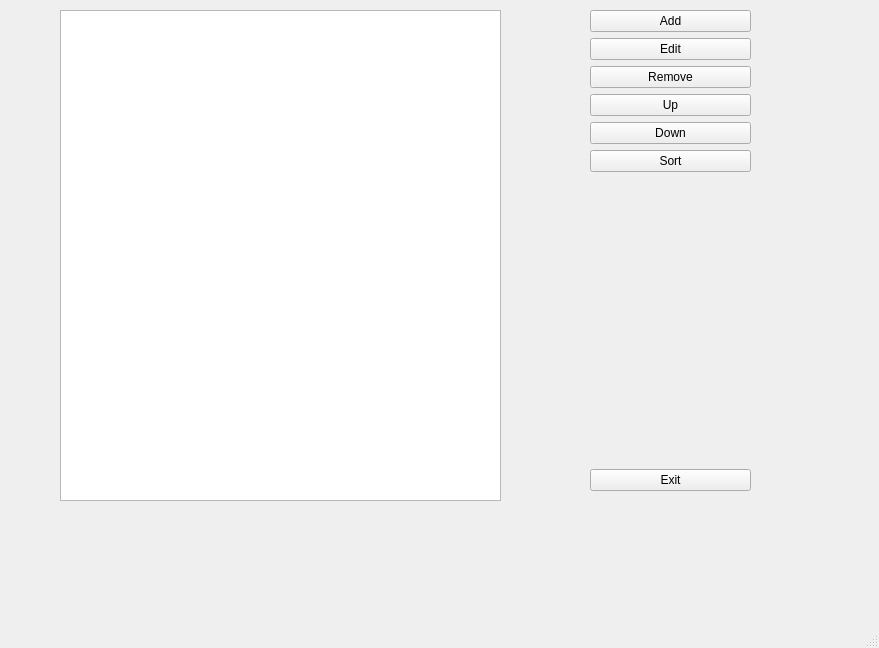
<?xml version="1.0" encoding="UTF-8"?>
<ui version="4.0">
 <class>MainWindow</class>
 <widget class="QMainWindow" name="MainWindow">
  <property name="geometry">
   <rect>
    <x>0</x>
    <y>0</y>
    <width>879</width>
    <height>648</height>
   </rect>
  </property>
  <property name="windowTitle">
   <string>MainWindow</string>
  </property>
  <widget class="QWidget" name="centralwidget">
   <widget class="QListWidget" name="listItems">
    <property name="geometry">
     <rect>
      <x>60</x>
      <y>10</y>
      <width>441</width>
      <height>491</height>
     </rect>
    </property>
   </widget>
   <widget class="QWidget" name="">
    <property name="geometry">
     <rect>
      <x>590</x>
      <y>10</y>
      <width>161</width>
      <height>481</height>
     </rect>
    </property>
    <layout class="QVBoxLayout" name="verticalLayout">
     <item>
      <widget class="QPushButton" name="btnAdd">
       <property name="text">
        <string>Add</string>
       </property>
      </widget>
     </item>
     <item>
      <widget class="QPushButton" name="btnEdit">
       <property name="text">
        <string>Edit</string>
       </property>
      </widget>
     </item>
     <item>
      <widget class="QPushButton" name="btnRemove">
       <property name="text">
        <string>Remove</string>
       </property>
      </widget>
     </item>
     <item>
      <widget class="QPushButton" name="btnUp">
       <property name="text">
        <string>Up</string>
       </property>
      </widget>
     </item>
     <item>
      <widget class="QPushButton" name="btnDown">
       <property name="text">
        <string>Down</string>
       </property>
      </widget>
     </item>
     <item>
      <widget class="QPushButton" name="btnSort">
       <property name="text">
        <string>Sort</string>
       </property>
      </widget>
     </item>
     <item>
      <spacer name="verticalSpacer">
       <property name="orientation">
        <enum>Qt::Vertical</enum>
       </property>
       <property name="sizeHint" stdset="0">
        <size>
         <width>20</width>
         <height>40</height>
        </size>
       </property>
      </spacer>
     </item>
     <item>
      <widget class="QPushButton" name="btnExit">
       <property name="text">
        <string>Exit</string>
       </property>
      </widget>
     </item>
    </layout>
   </widget>
  </widget>
  <widget class="QMenuBar" name="menubar">
   <property name="geometry">
    <rect>
     <x>0</x>
     <y>0</y>
     <width>879</width>
     <height>26</height>
    </rect>
   </property>
  </widget>
  <widget class="QStatusBar" name="statusbar"/>
 </widget>
 <resources/>
 <connections/>
</ui>
